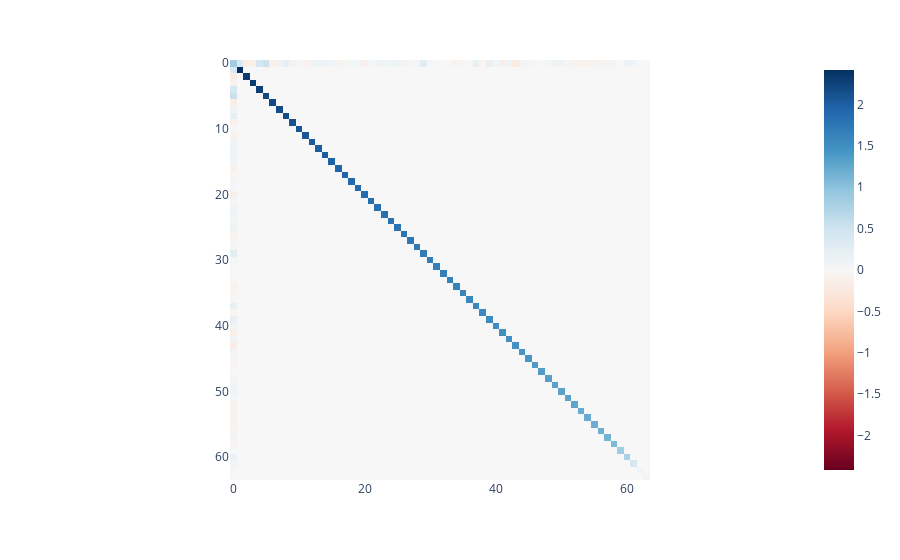

Source (notebook cell):
### Code cell
# columns are orthogonal
W_Q_dot_products = einops.einsum(model.W_Q[0, 0], model.W_Q[0, 0], 'd_model d_head_1, d_model d_head_2 -> d_head_1 d_head_2')
imshow(W_Q_dot_products)

### Figure 1 — Plotly figure (JSON) as saved in the notebook; plotly's stock layout.template omitted (floating-point values rounded to 4 significant figures; data arrays with more than 128 entries replaced by an {"elided": "..."} marker saying what was removed)
{"data": [{"coloraxis": "coloraxis", "hovertemplate": "x: %{x}<br>y: %{y}<br>color: %{z}<extra></extra>", "name": "0", "type": "heatmap", "xaxis": "x", "yaxis": "y", "z": {"elided": "64x64 float values"}}], "layout": {"coloraxis": {"cmid": 0, "colorscale": [[0, "rgb(103,0,31)"], [0.1, "rgb(178,24,43)"], [0.2, "rgb(214,96,77)"], [0.3, "rgb(244,165,130)"], [0.4, "rgb(253,219,199)"], [0.5, "rgb(247,247,247)"], [0.6, "rgb(209,229,240)"], [0.7, "rgb(146,197,222)"], [0.8, "rgb(67,147,195)"], [0.9, "rgb(33,102,172)"], [1, "rgb(5,48,97)"]]}, "margin": {"t": 60}, "xaxis": {"anchor": "y", "constrain": "domain", "domain": [0, 1], "scaleanchor": "y"}, "yaxis": {"anchor": "x", "autorange": "reversed", "constrain": "domain", "domain": [0, 1]}}}
